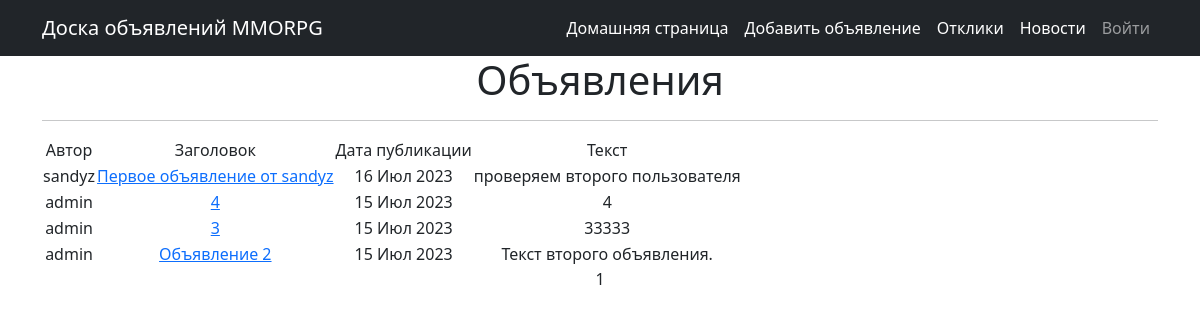
The page / on the database its author committed.
### board/models.py (models this page shows, shortened)
class Article(models.Model):
    CATEGORY_CHOICES = (
        ('tanks', 'Танки'),
        ('heal', 'Хилы'),
        ('dd', 'ДД'),
        ('dealers', 'Торговцы'),
        ('gildmaster', 'Гилдмастеры'),
        ('questgivers', 'Квестгиверы'),
        ('smithы', 'Кузнецы'),
        ('tanners', 'Кожевники'),
        ('potions', 'Зельевары'),
        ('spellmasters', 'Мастера заклинаний'),
    )
    author = models.ForeignKey(User, on_delete=models.CASCADE)
    title = models.CharField(max_length=64)
    text = models.TextField()
    category = models.CharField(max_length=32, choices=CATEGORY_CHOICES, default='tanks')
    upload = models.FileField(upload_to='uploads/', blank=True)
    dateCreation = models.DateTimeField(auto_now_add=True)

### board/views.py (the view)
# urls.py: path('', ArticleList.as_view(), name='articles'),
class ArticleList(ListView):
    model = Article
    ordering = '-dateCreation'
    template_name = 'articles.html'
    context_object_name = 'articles'
    paginate_by = 10

### templates/articles.html (shortened to what this page needs)
{% extends 'flatpages/default.html' %}
{% block content %}
<h1>Объявления</h1>
<hr>
{% if articles %}
    <table>
        <tr>
            <td>Автор</td>
            <td>Заголовок</td>
            <td>Дата публикации</td>
            <td>Текст</td>
        </tr>
    {% for article in articles %}
        <tr>
            <td>{{ article.author }}</td>
            <td><a href="{% url 'article' pk=article.pk %}">{{ article.title }}</a> </td>
            <td>{{ article.dateCreation|date:'d M Y' }}</td>
            <td>{{ article.text|truncatewords:10 }}</td>
            <td>
            </td>
        </tr>
    {% endfor %}
    </table>
{% else %}
    <h2>Объявлений нет!</h2>
{% endif %}
{{ page_obj.number }}
{% endblock content %}

### templates/flatpages/default.html (shortened to what this page needs)
<!DOCTYPE html>
<html lang="ru">
    <head>
        {% load static %}
        <link href="{% static '/css/styles.css' %}" rel="stylesheet" />
    </head>
    <body>
        <nav class="navbar navbar-expand-lg navbar-dark bg-dark">
            <div class="container">
                <a class="navbar-brand" href="/">Доска объявлений MMORPG</a>
                <div class="collapse navbar-collapse" id="navbarSupportedContent">
                    <ul class="navbar-nav ms-auto mb-2 mb-lg-0">
                        <li class="nav-item"><a class="nav-link active" aria-current="page" href="/">Домашняя страница</a></li>
                        <li class="nav-item"><a class="nav-link active" aria-current="page" href="/article/create/">Добавить объявление</a></li>
                        <li class="nav-item"><a class="nav-link active" aria-current="page" href="/responses">Отклики</a></li>
                        <li class="nav-item"><a class="nav-link active" aria-current="page" href="/news/list">Новости</a></li>
                        <li class="nav-item"><a class="nav-link" href="/accounts/login/">Войти</a></li>
                    </ul>
                </div>
            </div>
        </nav>
        <div class="container">
   <div class="row">
       <div class="col-lg-12 text-center">
           {% block content %}{% endblock content %}
       </div>
   </div>
</div>
    </body>
</html>

### rows shown on the page
Article: author "sandyz", title "Первое объявление от sandyz", dateCreation "16 Июл 2023", text "проверяем второго пользователя"
Article: author "admin", title "4", dateCreation "15 Июл 2023", text "4"
Article: author "admin", title "3", dateCreation "15 Июл 2023", text "33333"
Article: author "admin", title "Объявление 2", dateCreation "15 Июл 2023", text "Текст второго объявления."

### other values the page prints
{{ page_obj.number }} "1"
